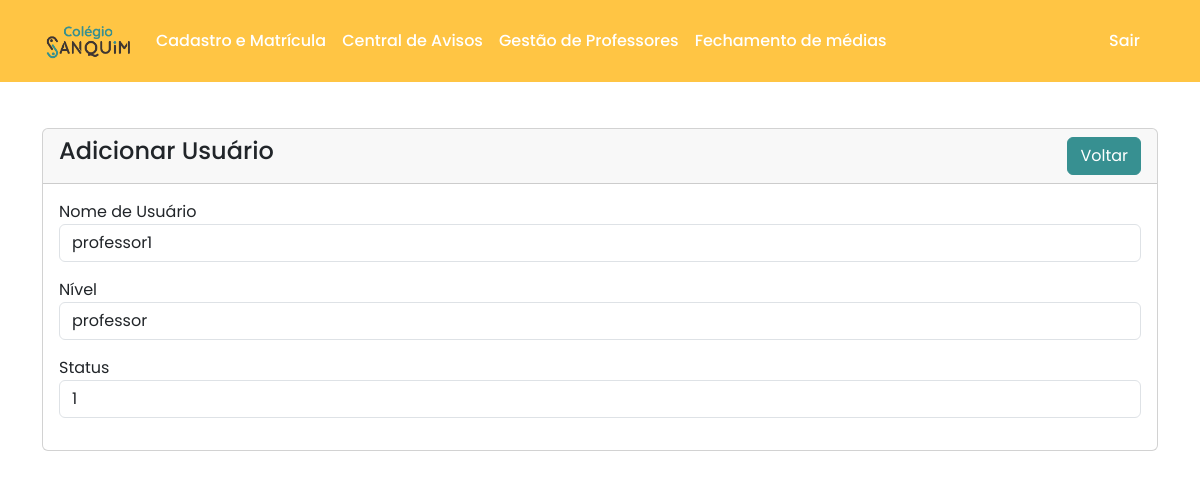
The page /Adm/phpAdm/usuario-view.php?id=19 on the database its author committed.
### tables this page shows
CREATE TABLE `usuarios` (
  `id` int(11) NOT NULL,
  `usuario` varchar(15) NOT NULL,
  `senha` varchar(255) NOT NULL,
  `nivel` varchar(15) NOT NULL,
  `status` int(11) NOT NULL
);

### Adm/phpAdm/usuario-view.php (the view, shortened to what this page needs)
<?php
require 'conexao2.php';
?>
<!doctype html>
<html lang="pt-BR">
  <head>
    <link href="https://cdn.jsdelivr.net/npm/bootstrap@5.3.3/dist/css/bootstrap.min.css" rel="stylesheet">
  </head>
  <body>
    <?php
    include'masterAdm.php';
    ?>
      <div class="container mt-5">
        <div class="row">
            <div class="col-md-12">
                <div class="card">
                    <div class="card-header">
                        <h4>Adicionar Usuário
                            <a href="index.php" class="btn btn-custom float-end">Voltar</a>
                        </h4>
                    </div>
                    <div class="card-body">
                        <?php
                        if (isset($_GET['id'])){
                            $usuario_id = mysqli_real_escape_string($conexao, $_GET['id']);
                            $sql = "SELECT * FROM usuarios WHERE id='$usuario_id'";
                            $query = mysqli_query($conexao, $sql);
                            if(mysqli_num_rows($query)>0){
                                $usuario = mysqli_fetch_array($query);
                        ?>
                        <form action="acoes.php" method="POST">
                            <div class="mb-3">
                                <label>Nome de Usuário</label>
                                <p class="form-control">
                                    <?=$usuario['usuario']?>
                                </p>
                            </div>
                            <div class="mb-3">
                                <label>Nível</label>
                                <p class="form-control">
                                    <?=$usuario['nivel']?>
                                </p>
                            </div>
                            <div class="mb-3">
                                <label>Status</label>
                                <p class="form-control">
                                    <?=$usuario['status']?>
                                </p>
                            </div>
                        <?php
                        }
                        else {
                            echo"<h5>Usuario não encontrado</h5>";
                        }
                    }
                        ?>
                        </form>
                    </div>
                </div>
            </div>
        </div>
      </div>
  </body>
</html>

### Adm/phpAdm/usuario-view.php (style rules this page uses)
.btn-custom { background-color: #379091; border-color: #379091; color: #fff; }

### rows shown on the page
usuarios: usuario "professor1", nivel "professor", status "1"
